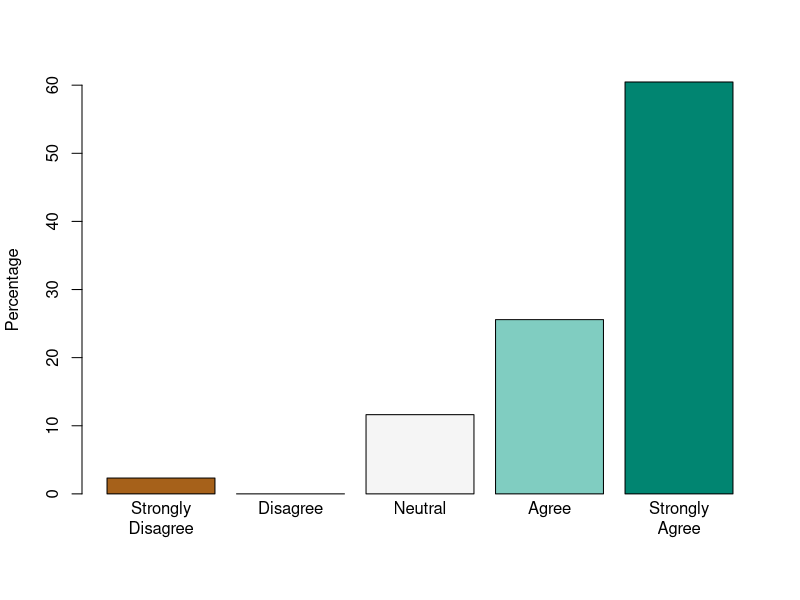

The R source for this figure:
library(RColorBrewer)

args <- commandArgs(TRUE)
outFile = args[1]

survey <- read.csv("survey_results.csv",head=TRUE)

labeled <- factor(survey$tracking,
    levels = c(1:5),
    labels = c("Strongly\nDisagree", "Disagree\n", "Neutral\n", "Agree\n", "Strongly\nAgree"))

counts <- table(labeled)

rowcount <- sum(counts)
percentage <- counts / rowcount * 100

png(outFile)
barplot(percentage,
    ylab="Percentage",
    col=brewer.pal(5,"BrBG"),
   )
